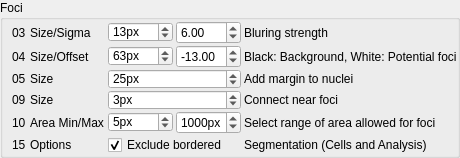
            <widget class="QGroupBox" name="groupBox_Settings_Foci">
             <property name="sizePolicy">
              <sizepolicy hsizetype="Preferred" vsizetype="Preferred">
               <horstretch>0</horstretch>
               <verstretch>0</verstretch>
              </sizepolicy>
             </property>
             <property name="minimumSize">
              <size>
               <width>0</width>
               <height>0</height>
              </size>
             </property>
             <property name="maximumSize">
              <size>
               <width>466</width>
               <height>16777215</height>
              </size>
             </property>
             <property name="title">
              <string>Foci</string>
             </property>
             <property name="flat">
              <bool>true</bool>
             </property>
             <layout class="QGridLayout" name="gridLayout_7">
              <property name="leftMargin">
               <number>9</number>
              </property>
              <property name="topMargin">
               <number>1</number>
              </property>
              <property name="rightMargin">
               <number>0</number>
              </property>
              <property name="bottomMargin">
               <number>0</number>
              </property>
              <property name="horizontalSpacing">
               <number>3</number>
              </property>
              <property name="verticalSpacing">
               <number>1</number>
              </property>
              <item row="1" column="4">
               <widget class="QLabel" name="label_7">
                <property name="text">
                 <string>Black: Background, White: Potential foci</string>
                </property>
               </widget>
              </item>
              <item row="1" column="1">
               <widget class="QLabel" name="label_6">
                <property name="minimumSize">
                 <size>
                  <width>75</width>
                  <height>0</height>
                 </size>
                </property>
                <property name="maximumSize">
                 <size>
                  <width>75</width>
                  <height>16777215</height>
                 </size>
                </property>
                <property name="text">
                 <string>Size/Offset</string>
                </property>
               </widget>
              </item>
              <item row="1" column="0">
               <widget class="QLabel" name="label_4">
                <property name="sizePolicy">
                 <sizepolicy hsizetype="Maximum" vsizetype="Preferred">
                  <horstretch>0</horstretch>
                  <verstretch>0</verstretch>
                 </sizepolicy>
                </property>
                <property name="minimumSize">
                 <size>
                  <width>15</width>
                  <height>0</height>
                 </size>
                </property>
                <property name="maximumSize">
                 <size>
                  <width>15</width>
                  <height>16777215</height>
                 </size>
                </property>
                <property name="text">
                 <string>04</string>
                </property>
               </widget>
              </item>
              <item row="0" column="3">
               <widget class="QDoubleSpinBox" name="doubleSpinBox_SetFoci_02_Sigma">
                <property name="sizePolicy">
                 <sizepolicy hsizetype="Fixed" vsizetype="Fixed">
                  <horstretch>0</horstretch>
                  <verstretch>0</verstretch>
                 </sizepolicy>
                </property>
                <property name="minimumSize">
                 <size>
                  <width>65</width>
                  <height>0</height>
                 </size>
                </property>
                <property name="maximumSize">
                 <size>
                  <width>65</width>
                  <height>16777215</height>
                 </size>
                </property>
                <property name="maximum">
                 <double>10000.000000000000000</double>
                </property>
                <property name="value">
                 <double>6.000000000000000</double>
                </property>
               </widget>
              </item>
              <item row="0" column="4">
               <widget class="QLabel" name="label_3">
                <property name="text">
                 <string>Bluring strength</string>
                </property>
               </widget>
              </item>
              <item row="0" column="2">
               <widget class="QSpinBox" name="spinBox_SetFoci_02_Size">
                <property name="sizePolicy">
                 <sizepolicy hsizetype="Fixed" vsizetype="Fixed">
                  <horstretch>0</horstretch>
                  <verstretch>0</verstretch>
                 </sizepolicy>
                </property>
                <property name="minimumSize">
                 <size>
                  <width>65</width>
                  <height>19</height>
                 </size>
                </property>
                <property name="maximumSize">
                 <size>
                  <width>65</width>
                  <height>20</height>
                 </size>
                </property>
                <property name="suffix">
                 <string>px</string>
                </property>
                <property name="minimum">
                 <number>1</number>
                </property>
                <property name="maximum">
                 <number>10000</number>
                </property>
                <property name="singleStep">
                 <number>2</number>
                </property>
                <property name="value">
                 <number>13</number>
                </property>
               </widget>
              </item>
              <item row="0" column="1">
               <widget class="QLabel" name="label_2">
                <property name="minimumSize">
                 <size>
                  <width>75</width>
                  <height>0</height>
                 </size>
                </property>
                <property name="maximumSize">
                 <size>
                  <width>75</width>
                  <height>16777215</height>
                 </size>
                </property>
                <property name="text">
                 <string>Size/Sigma</string>
                </property>
               </widget>
              </item>
              <item row="0" column="0">
               <widget class="QLabel" name="label">
                <property name="sizePolicy">
                 <sizepolicy hsizetype="Maximum" vsizetype="Preferred">
                  <horstretch>0</horstretch>
                  <verstretch>0</verstretch>
                 </sizepolicy>
                </property>
                <property name="minimumSize">
                 <size>
                  <width>15</width>
                  <height>0</height>
                 </size>
                </property>
                <property name="maximumSize">
                 <size>
                  <width>15</width>
                  <height>16777215</height>
                 </size>
                </property>
                <property name="text">
                 <string>03</string>
                </property>
               </widget>
              </item>
              <item row="1" column="2">
               <widget class="QSpinBox" name="spinBox_SetFoci_03_Size">
                <property name="sizePolicy">
                 <sizepolicy hsizetype="Fixed" vsizetype="Fixed">
                  <horstretch>0</horstretch>
                  <verstretch>0</verstretch>
                 </sizepolicy>
                </property>
                <property name="minimumSize">
                 <size>
                  <width>65</width>
                  <height>19</height>
                 </size>
                </property>
                <property name="maximumSize">
                 <size>
                  <width>65</width>
                  <height>20</height>
                 </size>
                </property>
                <property name="suffix">
                 <string>px</string>
                </property>
                <property name="minimum">
                 <number>3</number>
                </property>
                <property name="maximum">
                 <number>10000</number>
                </property>
                <property name="singleStep">
                 <number>2</number>
                </property>
                <property name="value">
                 <number>63</number>
                </property>
               </widget>
              </item>
              <item row="1" column="3">
               <widget class="QDoubleSpinBox" name="doubleSpinBox_SetFoci_03_Offset">
                <property name="sizePolicy">
                 <sizepolicy hsizetype="Fixed" vsizetype="Fixed">
                  <horstretch>0</horstretch>
                  <verstretch>0</verstretch>
                 </sizepolicy>
                </property>
                <property name="minimumSize">
                 <size>
                  <width>65</width>
                  <height>0</height>
                 </size>
                </property>
                <property name="maximumSize">
                 <size>
                  <width>65</width>
                  <height>16777215</height>
                 </size>
                </property>
                <property name="minimum">
                 <double>-256.000000000000000</double>
                </property>
                <property name="maximum">
                 <double>0.000000000000000</double>
                </property>
                <property name="value">
                 <double>-13.000000000000000</double>
                </property>
               </widget>
              </item>
              <item row="2" column="1">
               <widget class="QLabel" name="label_8">
                <property name="minimumSize">
                 <size>
                  <width>75</width>
                  <height>0</height>
                 </size>
                </property>
                <property name="maximumSize">
                 <size>
                  <width>75</width>
                  <height>16777215</height>
                 </size>
                </property>
                <property name="text">
                 <string>Size</string>
                </property>
               </widget>
              </item>
              <item row="2" column="4">
               <widget class="QLabel" name="label_9">
                <property name="text">
                 <string>Add margin to nuclei</string>
                </property>
               </widget>
              </item>
              <item row="2" column="2" colspan="2">
               <widget class="QSpinBox" name="spinBox_SetFoci_04_Size">
                <property name="minimumSize">
                 <size>
                  <width>133</width>
                  <height>19</height>
                 </size>
                </property>
                <property name="maximumSize">
                 <size>
                  <width>133</width>
                  <height>20</height>
                 </size>
                </property>
                <property name="suffix">
                 <string>px</string>
                </property>
                <property name="minimum">
                 <number>1</number>
                </property>
                <property name="maximum">
                 <number>100000</number>
                </property>
                <property name="singleStep">
                 <number>2</number>
                </property>
                <property name="value">
                 <number>25</number>
                </property>
               </widget>
              </item>
              <item row="2" column="0">
               <widget class="QLabel" name="label_5">
                <property name="sizePolicy">
                 <sizepolicy hsizetype="Maximum" vsizetype="Preferred">
                  <horstretch>0</horstretch>
                  <verstretch>0</verstretch>
                 </sizepolicy>
                </property>
                <property name="minimumSize">
                 <size>
                  <width>15</width>
                  <height>0</height>
                 </size>
                </property>
                <property name="maximumSize">
                 <size>
                  <width>15</width>
                  <height>16777215</height>
                 </size>
                </property>
                <property name="text">
                 <string>05</string>
                </property>
               </widget>
              </item>
              <item row="3" column="0">
               <widget class="QLabel" name="label_13">
                <property name="sizePolicy">
                 <sizepolicy hsizetype="Maximum" vsizetype="Preferred">
                  <horstretch>0</horstretch>
                  <verstretch>0</verstretch>
                 </sizepolicy>
                </property>
                <property name="minimumSize">
                 <size>
                  <width>15</width>
                  <height>0</height>
                 </size>
                </property>
                <property name="maximumSize">
                 <size>
                  <width>15</width>
                  <height>16777215</height>
                 </size>
                </property>
                <property name="text">
                 <string>09</string>
                </property>
               </widget>
              </item>
              <item row="3" column="1">
               <widget class="QLabel" name="label_14">
                <property name="minimumSize">
                 <size>
                  <width>75</width>
                  <height>0</height>
                 </size>
                </property>
                <property name="maximumSize">
                 <size>
                  <width>75</width>
                  <height>16777215</height>
                 </size>
                </property>
                <property name="text">
                 <string>Size</string>
                </property>
               </widget>
              </item>
              <item row="3" column="4">
               <widget class="QLabel" name="label_15">
                <property name="text">
                 <string>Connect near foci</string>
                </property>
               </widget>
              </item>
              <item row="3" column="2" colspan="2">
               <widget class="QSpinBox" name="spinBox_SetFoci_05_Size">
                <property name="minimumSize">
                 <size>
                  <width>133</width>
                  <height>19</height>
                 </size>
                </property>
                <property name="maximumSize">
                 <size>
                  <width>133</width>
                  <height>20</height>
                 </size>
                </property>
                <property name="suffix">
                 <string>px</string>
                </property>
                <property name="minimum">
                 <number>1</number>
                </property>
                <property name="maximum">
                 <number>100000</number>
                </property>
                <property name="singleStep">
                 <number>2</number>
                </property>
                <property name="value">
                 <number>3</number>
                </property>
               </widget>
              </item>
              <item row="4" column="0">
               <widget class="QLabel" name="label_16">
                <property name="sizePolicy">
                 <sizepolicy hsizetype="Maximum" vsizetype="Preferred">
                  <horstretch>0</horstretch>
                  <verstretch>0</verstretch>
                 </sizepolicy>
                </property>
                <property name="minimumSize">
                 <size>
                  <width>15</width>
                  <height>0</height>
                 </size>
                </property>
                <property name="maximumSize">
                 <size>
                  <width>15</width>
                  <height>16777215</height>
                 </size>
                </property>
                <property name="text">
                 <string>10</string>
                </property>
               </widget>
              </item>
              <item row="4" column="1">
               <widget class="QLabel" name="label_17">
                <property name="minimumSize">
                 <size>
                  <width>75</width>
                  <height>0</height>
                 </size>
                </property>
                <property name="maximumSize">
                 <size>
                  <width>75</width>
                  <height>16777215</height>
                 </size>
                </property>
                <property name="text">
                 <string>Area Min/Max</string>
                </property>
               </widget>
              </item>
              <item row="4" column="4">
               <widget class="QLabel" name="label_18">
                <property name="text">
                 <string>Select range of area allowed for foci</string>
                </property>
               </widget>
              </item>
              <item row="4" column="2">
               <widget class="QSpinBox" name="spinBox_SetFoci_06_Size_Min">
                <property name="sizePolicy">
                 <sizepolicy hsizetype="Fixed" vsizetype="Fixed">
                  <horstretch>0</horstretch>
                  <verstretch>0</verstretch>
                 </sizepolicy>
                </property>
                <property name="minimumSize">
                 <size>
                  <width>65</width>
                  <height>19</height>
                 </size>
                </property>
                <property name="maximumSize">
                 <size>
                  <width>65</width>
                  <height>20</height>
                 </size>
                </property>
                <property name="suffix">
                 <string>px</string>
                </property>
                <property name="maximum">
                 <number>1000000000</number>
                </property>
                <property name="singleStep">
                 <number>5</number>
                </property>
                <property name="value">
                 <number>5</number>
                </property>
               </widget>
              </item>
              <item row="4" column="3">
               <widget class="QSpinBox" name="spinBox_SetFoci_06_Size_Max">
                <property name="sizePolicy">
                 <sizepolicy hsizetype="Fixed" vsizetype="Fixed">
                  <horstretch>0</horstretch>
                  <verstretch>0</verstretch>
                 </sizepolicy>
                </property>
                <property name="minimumSize">
                 <size>
                  <width>65</width>
                  <height>0</height>
                 </size>
                </property>
                <property name="maximumSize">
                 <size>
                  <width>65</width>
                  <height>16777215</height>
                 </size>
                </property>
                <property name="suffix">
                 <string>px</string>
                </property>
                <property name="maximum">
                 <number>1000000000</number>
                </property>
                <property name="singleStep">
                 <number>100</number>
                </property>
                <property name="value">
                 <number>1000</number>
                </property>
               </widget>
              </item>
              <item row="5" column="0">
               <widget class="QLabel" name="label_32">
                <property name="text">
                 <string>15</string>
                </property>
               </widget>
              </item>
              <item row="5" column="1">
               <widget class="QLabel" name="label_31">
                <property name="text">
                 <string>Options</string>
                </property>
               </widget>
              </item>
              <item row="5" column="2" colspan="2">
               <widget class="QCheckBox" name="checkBox_SetFoci_13_ExcludeBordered">
                <property name="minimumSize">
                 <size>
                  <width>0</width>
                  <height>19</height>
                 </size>
                </property>
                <property name="maximumSize">
                 <size>
                  <width>16777215</width>
                  <height>20</height>
                 </size>
                </property>
                <property name="text">
                 <string>Exclude bordered</string>
                </property>
                <property name="checked">
                 <bool>true</bool>
                </property>
               </widget>
              </item>
              <item row="5" column="4">
               <widget class="QLabel" name="label_33">
                <property name="text">
                 <string>Segmentation (Cells and Analysis)</string>
                </property>
               </widget>
              </item>
             </layout>
            </widget>
